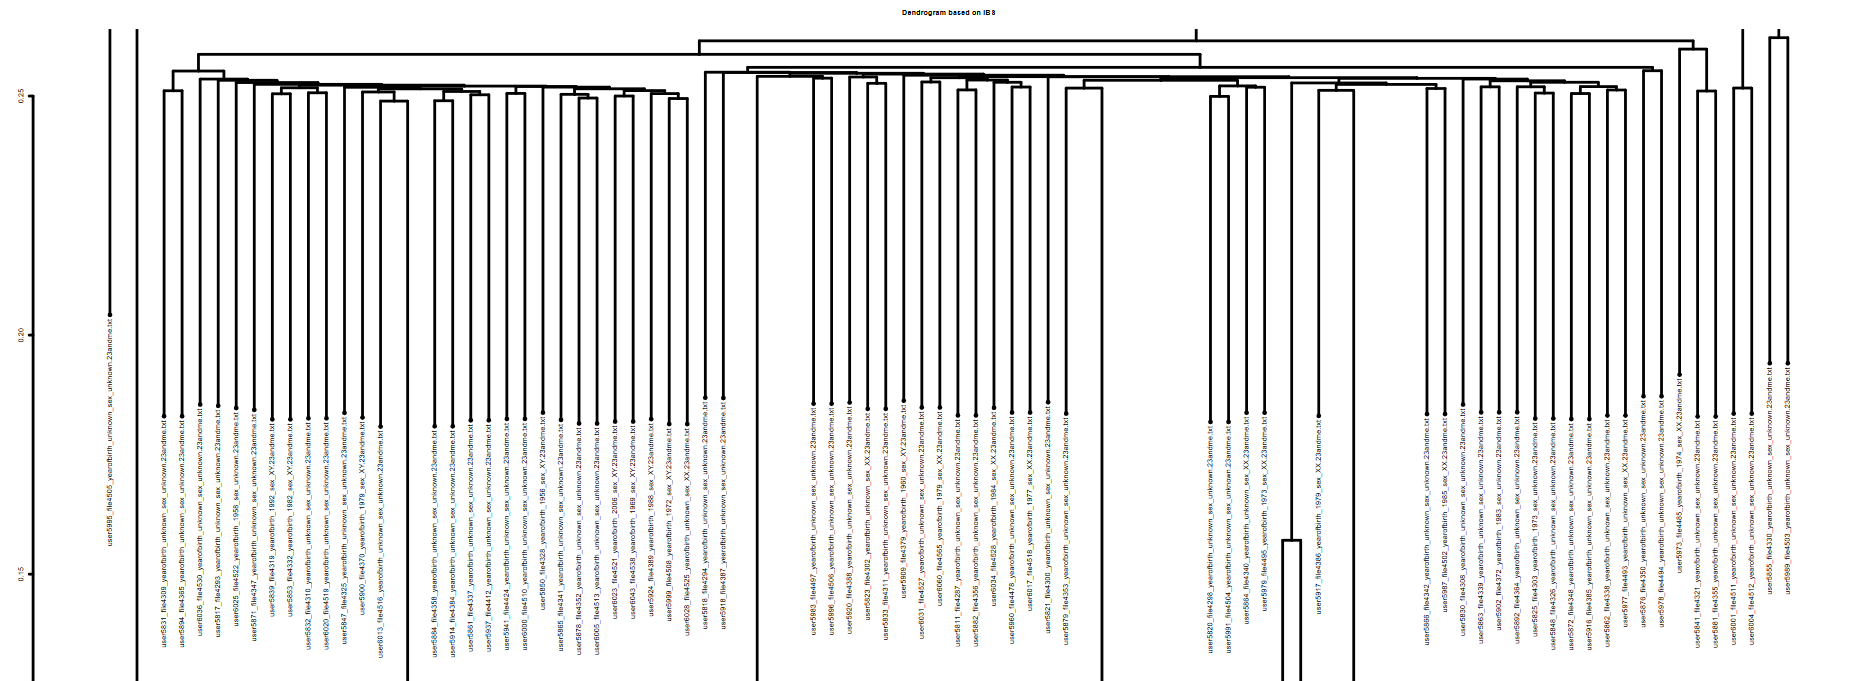

The R source for this figure:
library(gdsfmt)
library(SNPRelate)
library(ggplot2)
vcf.fn <- "merged.vcf"
#vcf.fn <- "VCFExampleData.vcf"
snpgdsVCF2GDS(vcf.fn,"data.gds",method ="biallelic.only")
genofile<-snpgdsOpen("data.gds")
set.seed(100)
ibs.hc<-snpgdsHCluster(snpgdsIBS(genofile,num.thread=2, autosome.only=FALSE))
rv <- snpgdsCutTree(ibs.hc)
par(cex=0.15)
plot(rv$dendrogram,main="Dendrogram based on IBS")
graphics.off()
